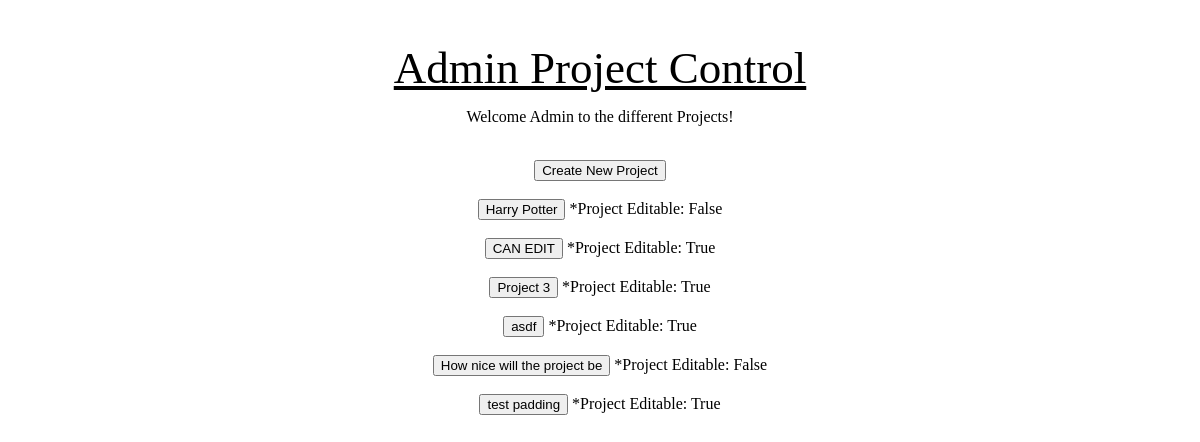
The app's page /quest/admin_project_page with its own data.
### quest_extension/models.py (models this page shows)
class Project(models.Model):
    project_name = models.CharField(max_length=1000)
    project_description = models.CharField(max_length=1000)
    project_random_phrase = models.CharField(max_length = 255)
    project_editable = models.BooleanField()

### quest_extension/views.py (the view)
# urls.py: path('admin_project_page', views.get_admin_project_page),
def get_admin_project_page(request):
    project_form = ProjectForm()
    list_of_projects = Project.objects.all()
    context = {'project_form': project_form, 'list_of_projects': list_of_projects}
    return render(request, 'quest_extension/admin_project_page.html', context)

### quest_extension/templates/quest_extension/admin_project_page.html (shortened to what this page needs)
{% load static %}
<!DOCTYPE html>
<html lang="en">
    <head>
    <link rel="stylesheet" type="text/css" href="{% static 'quest_extension/admin_project_page_style.css' %}">
    </head>
    <body>
    <div class='not_the_container'>
        <h1>Admin Project Control</h1>
        <p>Welcome Admin to the different Projects!</p>
        <br>
        <div id='create_new_project'>
        <button onclick="show();">Create New Project</button>
         </div>
    </div>
    <div class= 'not_the_container'>
        {% for project in list_of_projects %}
        <br>
        {% if project.project_editable %}
        <form method='GET' action='/quest/admin_home_editable/{{project.id}}'>
            <button type='submit'>{{project.project_name}}</button>
            *Project Editable: {{ project.project_editable }}
        </form>
        {% else %}
        <form method='GET' action='/quest/admin_home_view_only/{{project.id}}'>
            <button type='submit'>{{project.project_name}}</button>
            *Project Editable: {{ project.project_editable }}
        </form>
        {% endif %}
        {% endfor %}
        <br>
        <br>
</div>
    </body>
</html>

### quest_extension/static/quest_extension/admin_project_page_style.css (style rules this page uses)
.not_the_container { text-align: center; }
h1 { padding-top: 3%; text-decoration: underline; color: black; font-family: 'Trocchi', serif; font-size: 45px; font-weight: normal; line-height: 48px; margin: 0; }

### records on screen
Project: project_name "Harry Potter", project_editable "False"
Project: project_name "CAN EDIT", project_editable "True"
Project: project_name "Project 3", project_editable "True"
Project: project_name "asdf", project_editable "True"
Project: project_name "How nice will the project be", project_editable "False"
Project: project_name "test padding", project_editable "True"
